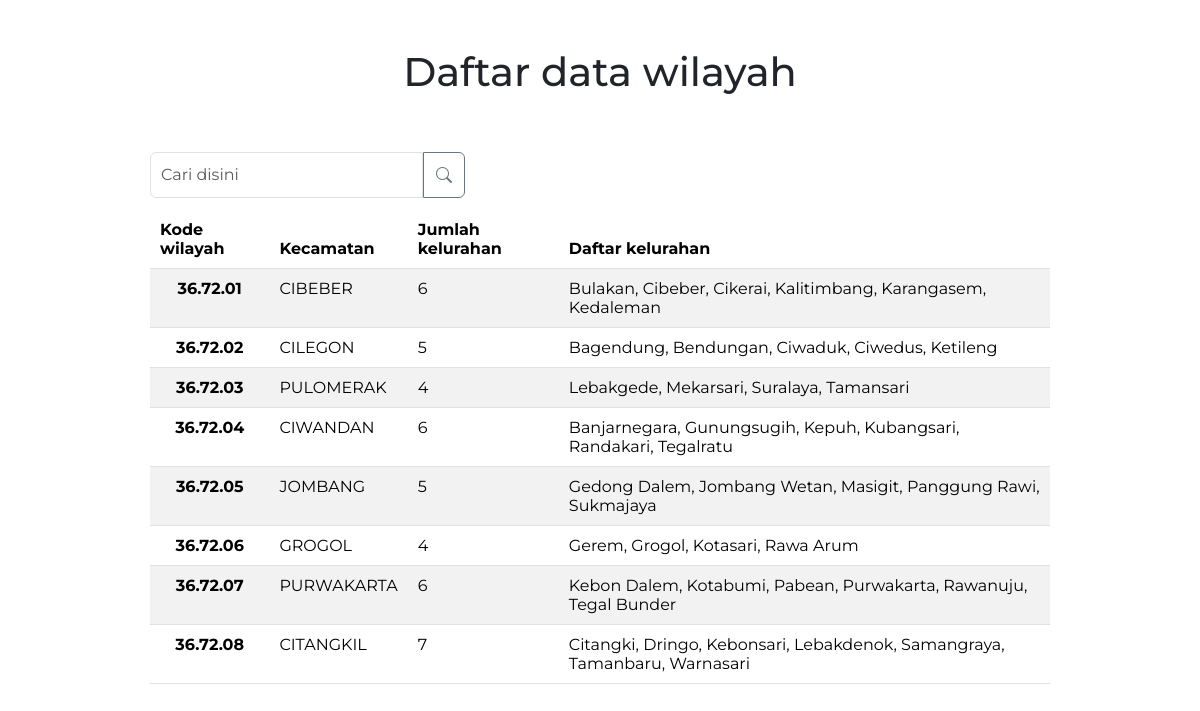
Page /backend/daftar-data-wilayah.php (signed in) on the committed database.
### tables this page shows
CREATE TABLE `wilayah` (
  `id` int NOT NULL,
  `kode_wilayah` varchar(255) NOT NULL,
  `kecamatan` varchar(255) NOT NULL,
  `jumlah_kelurahan` varchar(255) NOT NULL,
  `daftar_kelurahan` varchar(255) NOT NULL
);

### backend/daftar-data-wilayah.php (called while the page is built, shortened)
<?php
require 'functions/functions.php';
$getdata = query("SELECT * FROM wilayah");
require 'views/daftar-wilayah.view.php';

### backend/functions/functions.php (called while the page is built, shortened)
<?php
include_once 'sweetalert.php';
if (!function_exists('koneksi')) {
    function koneksi()
    {
        $conn = mysqli_connect("localhost", "root", "", "webgis_cilegon");
        return $conn;
    }
}
if (!function_exists('query')) {
    function query($sql, $params = [])
    {
        $conn = koneksi();
        $stmt = mysqli_prepare($conn, $sql);
        $result = mysqli_stmt_execute($stmt);
        $rows = [];
        $result_set = mysqli_stmt_get_result($stmt);
        while ($row = mysqli_fetch_assoc($result_set)) {
            $rows[] = $row;
        }
        return $rows;
    }
}

### backend/views/daftar-wilayah.view.php (the view, shortened to what this page needs)
<?php include 'views/partials/starter-head.php' ?>
<div class="container-fluid">
    <h1 class="mt-5 mb-2 text-center text-dark">Daftar data wilayah</h1>
    <div class="row w-75 m-auto">
        <div class="input-group searching mb-2 mt-5">
            <input type="search" name="keyword" id="keyword" class="form-control input-search" placeholder="Cari disini" aria-label="Cari disini" aria-describedby="button-addon2">
            <button class="btn btn-search btn-outline-secondary" name="search" id="search-button" type="submit" id="cari"><i class="bi bi-search"></i></button>
        </div>
        <div id="search-container" class="table-responsive">
            <table class="table table-striped m-auto mt-1 mb-5">
                <thead>
                    <tr class="fofa">
                        <th scope="col">Kode wilayah</th>
                        <th scope="col">Kecamatan</th>
                        <th scope="col">Jumlah kelurahan</th>
                        <th scope="col">Daftar kelurahan</th>
                    </tr>
                </thead>
                <tbody>
                    <?php foreach ($getdata as $a) : ?>
                        <tr>
                            <th class="text-center" scope="row"><?= $a['kode_wilayah']; ?></th>
                            <td><?= $a['kecamatan']; ?></td>
                            <td><?= $a['jumlah_kelurahan']; ?></td>
                            <td><?= $a['daftar_kelurahan']; ?></td>
                        </tr>
                    <?php endforeach; ?>
                </tbody>
            </table>
        </div>
    </div>
</div>
<?php include 'views/partials/starter-foot.php' ?>

### backend/css/default.css (style rules this page uses)
* { padding: 0 !important; margin: 0 !important; }

### backend/css/daftar-wilayah.css (style rules this page uses)
* { font-family: Montserrat; }
th { padding: 10px !important; }
td { padding: 10px !important; }

### backend/views/partials/starter-head.php (style rules this page uses)
.btn-search { padding: 8px 12px 8px 12px !important; }
.input-search { padding: 10px !important; }
.searching { width: 35% !important; }

### rows in the picture
wilayah: kode_wilayah "36.72.01", kecamatan "CIBEBER", jumlah_kelurahan "6", daftar_kelurahan "Bulakan, Cibeber, Cikerai, Kalitimbang, Karangasem, Kedaleman"
wilayah: kode_wilayah "36.72.02", kecamatan "CILEGON", jumlah_kelurahan "5", daftar_kelurahan "Bagendung, Bendungan, Ciwaduk, Ciwedus, Ketileng"
wilayah: kode_wilayah "36.72.03", kecamatan "PULOMERAK", jumlah_kelurahan "4", daftar_kelurahan "Lebakgede, Mekarsari, Suralaya, Tamansari"
wilayah: kode_wilayah "36.72.04", kecamatan "CIWANDAN", jumlah_kelurahan "6", daftar_kelurahan "Banjarnegara, Gunungsugih, Kepuh, Kubangsari, Randakari, Tegalratu"
wilayah: kode_wilayah "36.72.05", kecamatan "JOMBANG", jumlah_kelurahan "5", daftar_kelurahan "Gedong Dalem, Jombang Wetan, Masigit, Panggung Rawi, Sukmajaya"
wilayah: kode_wilayah "36.72.06", kecamatan "GROGOL", jumlah_kelurahan "4", daftar_kelurahan "Gerem, Grogol, Kotasari, Rawa Arum"
wilayah: kode_wilayah "36.72.07", kecamatan "PURWAKARTA", jumlah_kelurahan "6", daftar_kelurahan "Kebon Dalem, Kotabumi, Pabean, Purwakarta, Rawanuju, Tegal Bunder"
wilayah: kode_wilayah "36.72.08", kecamatan "CITANGKIL", jumlah_kelurahan "7", daftar_kelurahan "Citangki, Dringo, Kebonsari, Lebakdenok, Samangraya, Tamanbaru, Warnasari"
